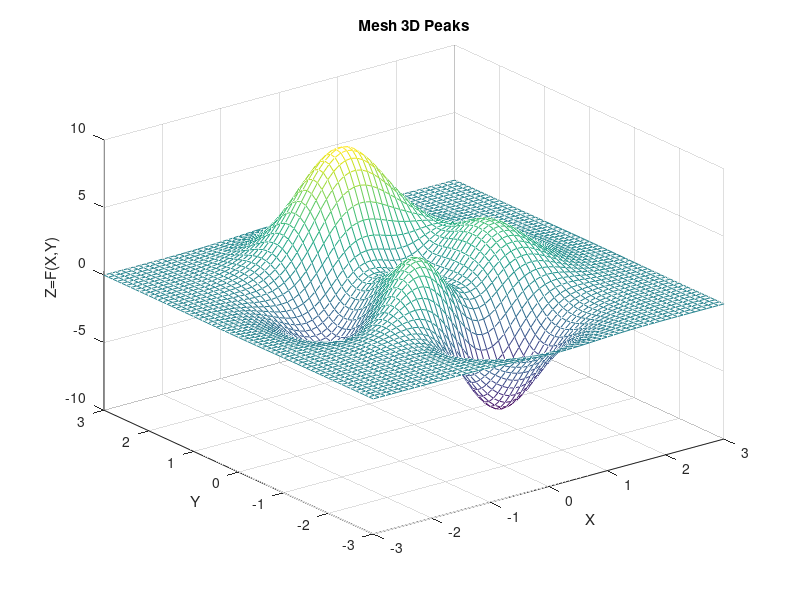
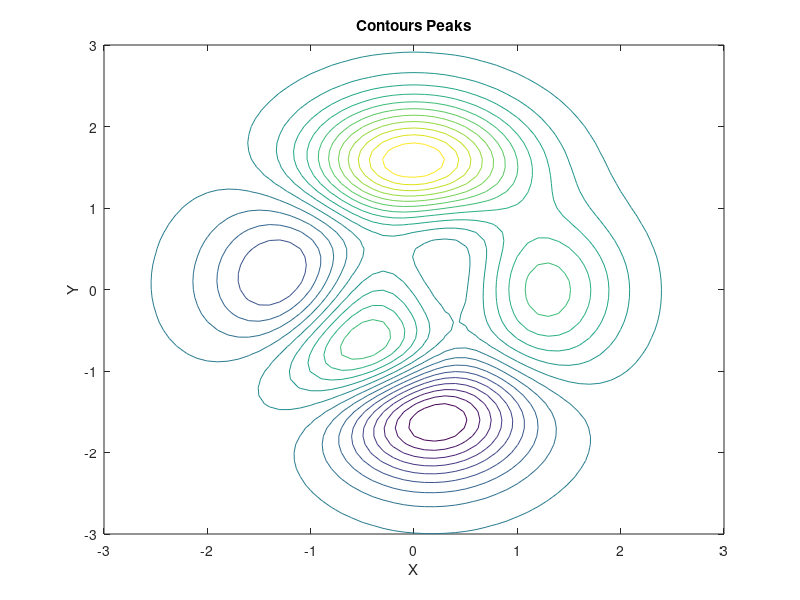

Here is the MATLAB script that generated these plots, in order:
X=-3:0.1:3;
Y=X;
[x,y]=meshgrid(X);
    
z = 3*(1-x).^2.*exp(-(x.^2) - (y+1).^2) - 10*(x/5 - x.^3 - y.^5).*exp(-x.^2-y.^2) - 1/3*exp(-(x+1).^2 - y.^2) ;

%{ 
surf(x,y,z);

[X,Y,Z] = peaks;
mesh(X,Y,Z);
figure
contour(X,Y,Z,20);
%}

mesh(x,y,z);
xlabel('X');
ylabel('Y');
zlabel('Z=F(X,Y)');
title('Mesh 3D Peaks');

figure;

contour(x,y,z,20);
xlabel('X');
ylabel('Y');
title('Contours Peaks');

